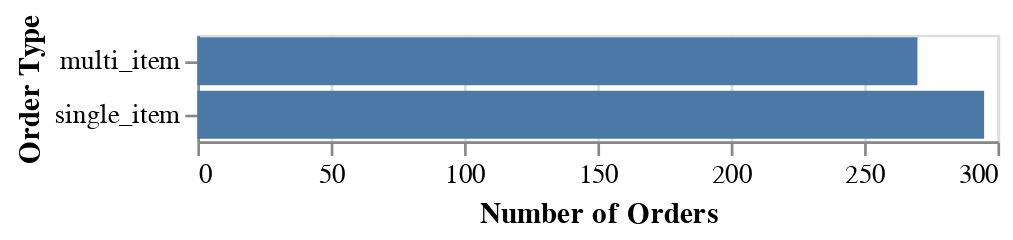

Notebook cell for this chart:
### Code cell
thread.plot('draw a horizontal bar chart for orders count')

### Figure 1 — Vega-Lite specification as saved in the notebook (floating-point values rounded to 4 significant figures)
{"config": {"view": {"continuousWidth": 300, "continuousHeight": 300}}, "data": {"name": "data-90980c40d7ba58eaeda84044a89f2a54"}, "mark": "bar", "encoding": {"tooltip": [{"field": "order_type", "title": "Order Type", "type": "nominal"}, {"field": "orders_count", "title": "Orders Count", "type": "quantitative"}, {"field": "avg_total_freight_per_order", "title": "Avg Total Freight per Order", "type": "quantitative"}, {"field": "cancellation_rate", "title": "Cancellation Rate (%)", "type": "quantitative"}], "x": {"field": "orders_count", "title": "Number of Orders", "type": "quantitative"}, "y": {"field": "order_type", "title": "Order Type", "type": "nominal"}}, "$schema": "https://vega.github.io/schema/vega-lite/v5.json", "datasets": {"data-90980c40d7ba58eaeda84044a89f2a54": [{"order_type": "multi_item", "orders_count": 270, "avg_total_freight_per_order": 128.4, "cancellation_rate": 7.778}, {"order_type": "single_item", "orders_count": 295, "avg_total_freight_per_order": 30.37, "cancellation_rate": 0.678}]}}
